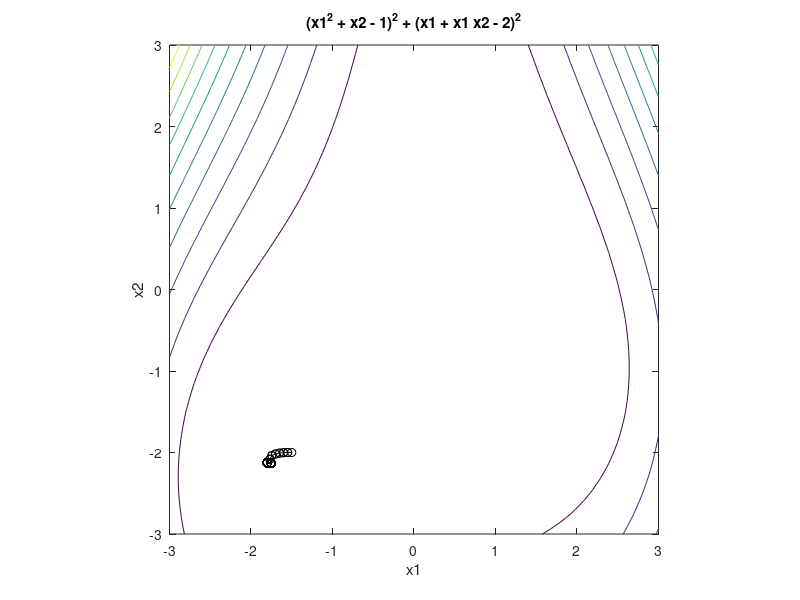

Write MATLAB code to recreate this figure.
 function [xopt,fopt,niter,gnorm,dx] = grad_descent(varargin)
 
    if nargin==0
        % define starting point
        x0 = [-1.5 -2]';
    elseif nargin==1
        % if a single input argument is provided, it is a user-defined starting
        % point.
        x0 = varargin{1};
    else
        error('Incorrect number of input arguments.')
    end
    % termination tolerance
    tol = 1e-6;
    % maximum number of allowed iterations
    maxiter = 1000;
    % minimum allowed perturbation
    dxmin = 1e-6;
    % step size ( 0.33 causes instability, 0.2 quite accurate)
    alpha = 0.05; % t adım uzunlugu
    %alpha=.01;
    % initialize gradient norm, optimization vector, iteration counter, perturbation
    gnorm = inf; x = x0; niter = 0; dx = inf;
    % define the objective function:
    f = @(x1,x2) (x1.^2 + x2 -1).^2+(x1+x1.*x2 -2).^2;
    % plot objective function contours for visualization:
    figure(1); clf; ezcontour(f,[-3 3 -3 3]); axis equal; hold on
    % redefine objective function syntax for use with optimization:
    f2 = @(x) f(x(1),x(2));
    % gradient descent algorithm:
    while and(gnorm>=tol, and(niter <= maxiter, dx >= dxmin))
        % calculate gradient:
        g = grad(x);
        gnorm = norm(g);
        % take step:
        xnew = x - alpha*g/gnorm;
        % check step
        if ~isfinite(xnew)
            display(['Number of iterations: ' num2str(niter)])
            error('x is inf or NaN')
        end
        % plot current point
        plot([x(1) xnew(1)],[x(2) xnew(2)],'ko-')
        refresh
        % update termination metrics
        niter = niter + 1;
        dx = norm(xnew-x);
        
        iterasyon_hatasi=xnew-x;
        x = xnew;
        if max(abs(iterasyon_hatasi))<tol
            niter
        end 
    end
    niter
    dx
    xopt = x;
    fopt = f2(xopt)
    niter = niter - 1;
    % define the gradient of the objective
    function g = grad(x)
    g = [2*(x(1)^2+x(2)-1)*2*x(1)+2*(x(1)+x(1)*x(2)-2).*(1+x(2))
        2*(x(1)^2+x(2)-1)+2*(x(1)+x(1)*x(2)-2).*(x(1))];
